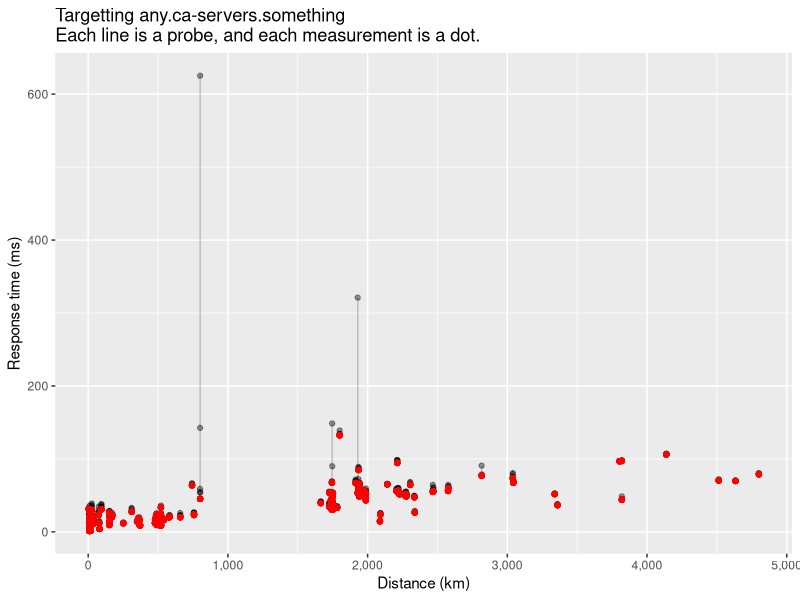

Reproduce this figure in R.
#!/usr/bin/env Rscript
library(ggplot2)
library(scales)

anycast <- read.csv('anycast.csv', stringsAsFactors = FALSE)
anycast$as <- anycast$asn_v4
anycast[anycast$asf == 6,'as'] <- anycast[anycast$asf == 6,'asn_v6']
anycast$asn_v4 <- anycast$asn_v6 <- NULL
anycast$af <- factor(anycast$af, levels = c(4, 6))

for (prb_id in unique(anycast$prb_id)) {
  anycast[anycast$prb_id == prb_id,'probe.min.rt'] <-
    min(anycast[anycast$prb_id == prb_id,'rt'])
}
prb.rts <- sapply(unique(anycast$prb_id),
                  function(prb_id) min(anycast[anycast$prb_id == prb_id,'rt']))
names(prb.rts) <- unique(anycast$prb_id)

#theta <- anycast$dst_
#anycast$dist <-
#theta = lon2 - lon1
#dist = acos(sin(lat1) × sin(lat2) + cos(lat1) × cos(lat2) × cos(theta))
#if (dist < 0) dist = dist + pi
#dist = dist × 6371.2 

#p <- ggplot(subset(anycast, dist < 10^4 & lts < 500)) +
#anycast.outliers <- subset(anycast, lts > 500)
p <- ggplot(anycast) +
  aes(x = dist, y = rt, group = prb_id) +
  ggtitle('Targetting any.ca-servers.something
Each line is a probe, and each measurement is a dot.') +
  scale_x_continuous('Distance (km)', labels = comma) +
  scale_y_continuous('Response time (ms)', labels = comma) +
  geom_point(alpha = 0.4) + geom_line(alpha = 0.2) +
  geom_point(y = anycast$probe.min.rt, color = 'red')
# geom_text(data = anycast.outliers,
#           x = anycast.outliers$dist,
#           y = 1000 + 3 * (anycast.outliers$dist %% 100),
#           label = anycast.outliers$prb_id)

print(p)
